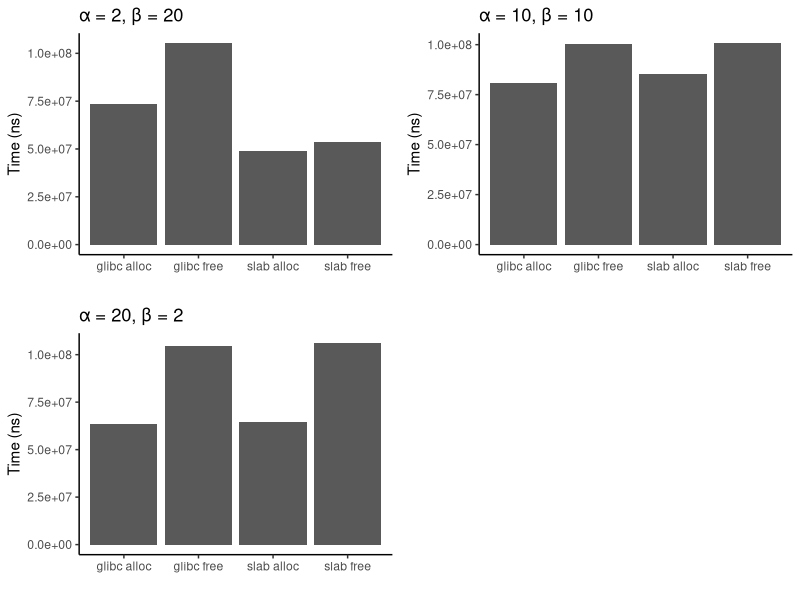
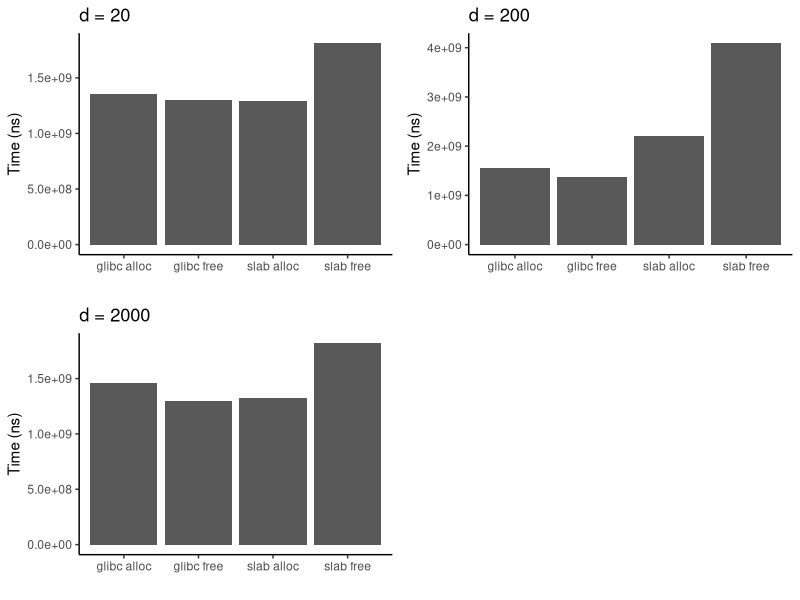
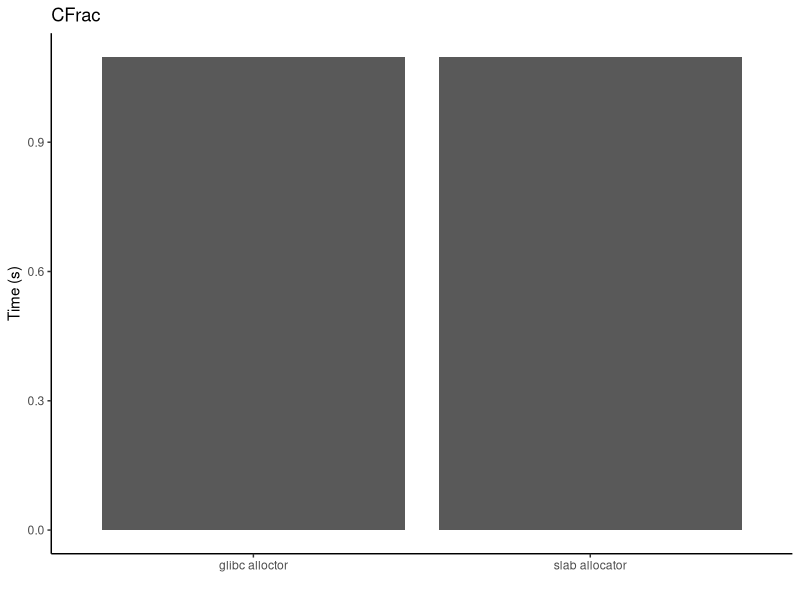

The R script that drew these images, in order:
library(cowplot)
library(ggplot2)

a2b20 = data.frame(
  name=c("glibc alloc", "glibc free", "slab alloc", "slab free"),
  value=c(73762004, 105279871, 48850355, 53842230)
)

a10b10 = data.frame(
  name=c("glibc alloc", "glibc free", "slab alloc", "slab free"),
  value=c(80618721, 100255538, 85237269, 100701580)
)

a20b2 = data.frame(
  name=c("glibc alloc", "glibc free", "slab alloc", "slab free"),
  value=c(63419295, 104708128, 64289456, 106009778)
)

p1 = ggplot(a2b20, aes(x=name, y=value)) + 
        geom_bar(stat = "identity") +
        ggtitle("α = 2, β = 20") +
        xlab("") + 
        ylab("Time (ns)") +
        theme_classic()

p2 = ggplot(a10b10, aes(x=name, y=value)) + 
        geom_bar(stat = "identity") +
        ggtitle("α = 10, β = 10") +
        xlab("") + 
        ylab("Time (ns)") + 
        theme_classic()


p3 = ggplot(a20b2, aes(x=name, y=value)) + 
        geom_bar(stat = "identity") +
        ggtitle("α = 20, β = 2") +
        xlab("") +
        ylab("Time (ns)") +
        theme_classic()


p4 = plot_grid(p1, p2, p3, labels=c("", "", ""), ncol=2, nrow=2)
sizedistrfile = "sizedistr.pdf"
save_plot(sizedistrfile, p4, ncol=2, nrow=2, base_asp=1.1, device=cairo_pdf)


d20 = data.frame(
  name=c("glibc alloc", "glibc free", "slab alloc", "slab free"),
  value=c(1353739496, 1302657973, 1296069239, 1811195904)
)

d200 = data.frame(
  name=c("glibc alloc", "glibc free", "slab alloc", "slab free"),
  value=c(1562964912, 1372038624, 2205603636, 4090888374)
)

d2000 = data.frame(
  name=c("glibc alloc", "glibc free", "slab alloc", "slab free"),
  value=c(1459956050, 1299646708, 1324878552, 1819149237)
)

p5 = ggplot(d20, aes(x=name, y=value)) + 
        geom_bar(stat = "identity") +
        ggtitle("d = 20") +
        xlab("") + 
        ylab("Time (ns)") +
        theme_classic()

p6 = ggplot(d200, aes(x=name, y=value)) + 
        geom_bar(stat = "identity") +
        ggtitle("d = 200") +
        xlab("") + 
        ylab("Time (ns)") + 
        theme_classic()


p7 = ggplot(d2000, aes(x=name, y=value)) + 
        geom_bar(stat = "identity") +
        ggtitle("d = 2000") +
        xlab("") +
        ylab("Time (ns)") +
        theme_classic()

p8 = plot_grid(p5, p6, p7, labels=c("", "", ""), ncol=2, nrow=2)
randompatternfname = "randomapttern.pdf"
save_plot(randompatternfname, p8, ncol=2, nrow=2, base_asp=1.1, device=cairo_pdf)

cfrac = data.frame(
  name=c("glibc alloctor", "slab allocator"),
  value=c(1.098, 1.097)
)

p9 = ggplot(cfrac, aes(x=name, y=value)) + 
        geom_bar(stat = "identity") +
        ggtitle("CFrac") +
        xlab("") +
        ylab("Time (s)") +
        theme_classic()
cfracfname = "cfrac.pdf"
save_plot(cfracfname, p9, ncol=2, nrow=2, base_asp=1.1, device=cairo_pdf)
